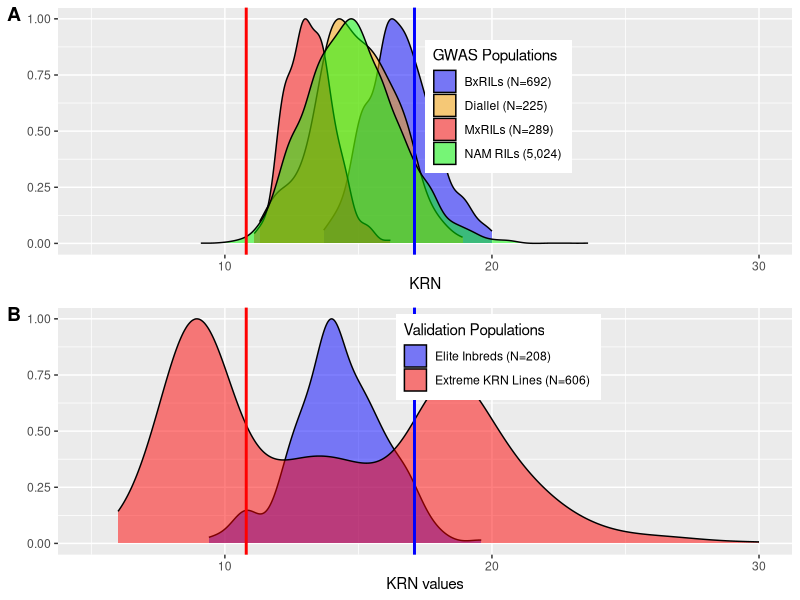

This figure's R source:
## ---- chunk 1
knitr::opts_chunk$set(echo = TRUE) 
knitr::opts_knit$set(root.dir=normalizePath('../')) 
#library(tidyverse)
#library("sommer")
#Read Meta data

## ---- chunk 2
pheno <- read.csv("data/S1.KRN_phenotype_N7332.csv")


library("ggplot2")
library("cowplot")

#par(mar=c(5,4,4,2))
par(font=2, font.lab=2, font.axis=2)
fsize = 16 # absolute font size

makeTransparent = function(..., alpha=0.5) {

  if(alpha<0 | alpha>1) stop("alpha must be between 0 and 1")
  alpha = floor(255*alpha)  
  newColor = col2rgb(col=unlist(list(...)), alpha=FALSE)
  .makeTransparent = function(col, alpha) {
    rgb(red=col[1], green=col[2], blue=col[3], alpha=alpha, maxColorValue=255)
  }
  newColor = apply(newColor, 2, .makeTransparent, alpha=alpha)
  return(newColor)
}

## get colors
mycols <- makeTransparent(c("blue", "orange", "red", "green"), alpha=0.5)

ph1 <- subset(pheno, type %in% "GWAS population")
p1 <- ggplot(data=ph1) +
    geom_density(aes(x= KRN, y=..scaled.., fill= as.factor(Population)), trim=TRUE ) +
    #guides(color=guide_legend("GWAS Population"))
    #labs(y=NULL, fill="Traits") +
    scale_fill_manual("GWAS Populations", 
                        values = mycols,
                      labels=c("BxRILs (N=692)", "Diallel (N=225)", "MxRILs (N=289)", "NAM RILs (5,024)")) +
    guides(alpha=FALSE) +
    theme(legend.position = c(0.6, 0.6) ) +
    geom_vline(xintercept = c(10.8, 17.1), color=c("red", "blue"), size=1) +
    xlim(5, 30) + 
    ylab("")
    
ph21 <- subset(pheno, type %in% "validation population" & Population %in% "Elite Inbred lines")
ph22 <- subset(pheno, type %in% "validation population" & Population %in% "USDA germplasm")

ph2 <- rbind(ph21, ph22)

p2 <- ggplot(data=ph2) +
    geom_density(aes(x= KRN, y=..scaled.., fill= as.factor(Population)), trim=TRUE) +
    scale_fill_manual("Validation Populations", 
                        values = mycols[c(1,3)],
                      labels=c("Elite Inbreds (N=208)", "Extreme KRN Lines (N=606)")) +
    guides(alpha=FALSE) + 
    theme(legend.position = c(0.6, 0.8)) +
    geom_vline(xintercept = c(10.8, 17.1), color=c("red", "blue"), size=1) +
    xlim(5, 30) + 
    xlab("KRN values") + 
    ylab("")
    

pdf("graphs/Figure1_phenotype.pdf")
plot_grid(p1, p2, labels = c("A", "B"), nrow=2, align="v")
dev.off()

